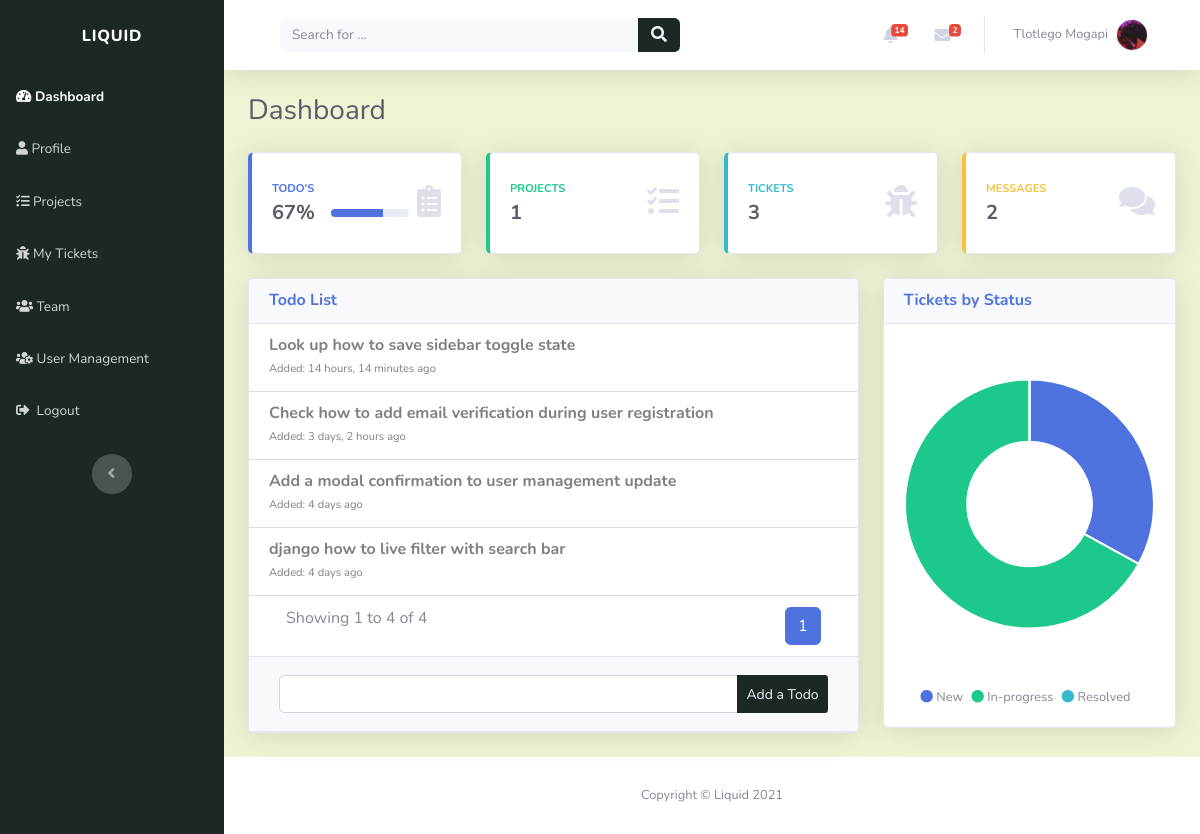
The app's page / (signed in) with its own data.
### account/models.py (models this page shows, shortened)
class Profile(models.Model):
    user = models.OneToOneField(settings.AUTH_USER_MODEL, on_delete=models.CASCADE, unique=True)
    profile_picture = models.ImageField(default='profile_images/default.jpg', upload_to='profile_images', blank=True)
    website = models.URLField(blank=True)
    first_name = models.CharField(max_length=30, blank=True)
    last_name = models.CharField(max_length=30, blank=True)
    address = models.CharField(max_length=50, blank=True)
    city = models.CharField(max_length=50, blank=True)
    country = models.CharField(max_length=50, blank=True)
    slug = models.SlugField(unique=True, blank=True)

### index/models.py (models this page shows, shortened)
class Todo(models.Model):
    TODO_STATUS = (
        ('COM', 'Completed'),
        ('SCH', 'Scheduled'),
    )
    created_by = models.ForeignKey(Profile, on_delete=models.CASCADE)
    created_on = models.DateTimeField(verbose_name="created on", auto_now_add=True)
    note = models.CharField(max_length=80)
    status = models.CharField(max_length=6, choices=TODO_STATUS, default='SCH')

### index/views.py (the view)
# urls.py: path('', views.index_view, name="index_page"),
@login_required(login_url='login_page')
def index_view(request):
    query = ""
    context = {}
    user = request.user
    user_profile = get_object_or_404(Profile, user=user)
    if request.GET and request.GET.get('q', None):
        query = request.GET.get('q', ' ')
        context['query'] = str(query)
        projects_query = sorted(search_projects(
            query), key=attrgetter('created_on'), reverse=True)
        tickets_query = sorted(search_tickets(
            query), key=attrgetter('created_on'), reverse=True)
        users_query = sorted(search_users(
            query), key=attrgetter('first_name'), reverse=True)
        context['projects'] = projects_query
        context['tickets'] = tickets_query
        context['users'] = users_query
        return render(request, "index/search_results.html", context)
    else:
        user_tickets = get_user_tickets(user_profile)
        resolved_tickets = 0
        new_tickets = 0
        in_progress_tickets = 0
        total_tickets = 0
        for ticket in user_tickets:
            total_tickets += 1
            if ticket.status == 'RESOLVED':
                resolved_tickets += 1
            elif ticket.status == 'NEW':
                new_tickets += 1
            elif ticket.status == 'IN_PROGRESS':
                in_progress_tickets += 1
        context['total_tickets'] = total_tickets
        if total_tickets != 0:
            context['resolved_tickets'] = round(resolved_tickets*100 / total_tickets)
            context['new_tickets'] = round(new_tickets*100 / total_tickets)
            context['in_progress_tickets'] = round(in_progress_tickets*100 / total_tickets)
        else:
            default_value = round(100/3)
            context['resolved_tickets'] = default_value
            context['new_tickets'] = default_value
            context['in_progress_tickets'] = default_value
        todos_count = Todo.objects.filter(created_by=user_profile).count()
        completed_todos = Todo.objects.filter(created_by=user_profile).filter(status='COM').count()
        todos_percentage = round(completed_todos*100 / todos_count)
        context['todos_percentage'] = todos_percentage
        user_todos = Todo.objects.filter(created_by=user_profile).filter(status='SCH').order_by('-created_on')
        page = request.GET.get('page', 1)
        todos_paginator = Paginator(user_todos, 5)
        try:
            user_todos = todos_paginator.page(page)
        except PageNotAnInteger:
            user_todos = todos_paginator.page(5)
        except EmptyPage:
            user_todos = todos_paginator.page(todos_paginator.num_pages)
        context['user_todos'] = user_todos
        if user.is_admin:
            context['tickets_count'] = user_tickets.count()
            context['projects_count'] = Project.objects.all().count()
        context['form'] = TodoForm()
        return render(request, "index/dashboard.html", context)

### index/forms.py
class TodoForm(forms.Form):
    todo = forms.CharField(max_length=80, widget=forms.TextInput(attrs={'class': 'form-control', 'name': "todo"}))

### index/custom_processors.py (called while the page is built)
def profile_processor(request):
    if request.user.is_authenticated:
        user = request.user
        user_profile = get_object_or_404(Profile, user=user)
        user_messages = DirectMessage.objects.filter(receiver=user_profile).filter(status='UNREAD').order_by('-created_on')[:5]
        user_alerts = Alert.objects.filter(user=user_profile).filter(status='UNREAD').order_by('-created_on')[:5]
        return {'profile': user_profile, 'direct_messages': user_messages, 'alerts': user_alerts}
    else:
        return{}

### index/views.py (called while the page is built, shortened)
def get_user_tickets(user_profile):
    manager_project_roles = ProjectRole.objects.filter(user = user_profile).filter(user_role = "Project Manager")
    submitter_project_roles = ProjectRole.objects.filter(user = user_profile).filter(user_role = "Submitter")
    if user_profile.user.is_admin:
        tickets = Ticket.objects.all().order_by('-created_on')
    else:
        user_tickets_assignments = TicketAssignee.objects.filter(user=user_profile).order_by('-created_on')
        tickets = [assignment.ticket for assignment in user_tickets_assignments]
    return tickets

### index/templates/index/dashboard.html (shortened to what this page needs)
{% extends "index/header.html" %}
{% load static %}
{% block content %}
<div class="d-sm-flex justify-content-between align-items-center mb-4">
	<h3 class="text-dark mb-0">Dashboard</h3>
</div>
<div class="row">
	<div class="col-md-6 col-xl-3 mb-4">
		<div class="card shadow border-left-primary py-2">
			<div class="card-body">
				<div class="row align-items-center no-gutters">
					<div class="col mr-2">
						<div class="text-uppercase text-primary font-weight-bold text-xs mb-1">
							<span>Todo's</span>
						</div>
						<div class="row no-gutters align-items-center">
							<div class="col-auto">
								<div class="text-dark font-weight-bold h5 mb-0 mr-3"><span>{{todos_percentage}}%</span></div>
							</div>
							<div class="col">
								<div class="progress progress-sm">
								<div class="progress-bar bg-primary" aria-valuenow="{{todos_percentage}}" aria-valuemin="0" aria-valuemax="100" style="width:{{todos_percentage}}%;"><span class="sr-only">{{todos_percentage}}%</span></div>
								</div>
							</div>
						</div>
					</div>
					<div class="col-auto"><em class="fas fa-clipboard-list fa-2x text-gray-300"></em></div>
				</div>
			</div>
		</div>
	</div>
	<div class="col-md-6 col-xl-3 mb-4">
		<a href="{% url 'projects_page' %}" style="text-decoration: none;">
			<div class="card shadow border-left-success py-2">
				<div class="card-body">
					<div class="row align-items-center no-gutters">
						<div class="col mr-2">
							<div class="text-uppercase text-success font-weight-bold text-xs mb-1">
								<span>Projects</span>
							</div>
							<div class="text-dark font-weight-bold h5 mb-0">
								{% if request.user.is_admin %}
								<span>{{ projects_count }}</span>
								{% else %}
								<span>{{ profile.projectrole_set.all.count }}</span>
								{% endif %}
							</div>
						</div>
						<div class="col-auto"><em class="fas fa-tasks fa-2x text-gray-300"></em></div>
					</div>
				</div>
			</div>
		</a>
	</div>
	<div class="col-md-6 col-xl-3 mb-4">
		<a href="{% url 'tickets_page' %}" style="text-decoration: none;">
			<div class="card shadow border-left-info py-2">
				<div class="card-body">
					<div class="row align-items-center no-gutters">
						<div class="col mr-2">
							<div class="text-uppercase text-info font-weight-bold text-xs mb-1"><span>Tickets</span></div>
							<div class="row no-gutters align-items-center">
								<div class="col-auto">
									<div class="text-dark font-weight-bold h5 mb-0 mr-3">
										<span>{{ total_tickets }}</span>
									</div>
								</div>
							</div>
						</div>
						<div class="col-auto"><em class="fas fa-bug fa-2x text-gray-300"></em></div>
					</div>
				</div>
			</div>
		</a>
	</div>
	<div class="col-md-6 col-xl-3 mb-4">
		<a href="#" style="text-decoration: none; ">
			<div class="card shadow border-left-warning py-2">
				<div class="card-body">
					<div class="row align-items-center no-gutters">
						<div class="col mr-2">
							<div class="text-uppercase text-warning font-weight-bold text-xs mb-1">
								<span>Messages</span>
							</div>
							<div class="text-dark font-weight-bold h5 mb-0">
								<span>{{ profile.direct_messages.all.count }}</span>
							</div>
						</div>
						<div class="col-auto"><em class="fas fa-comments fa-2x text-gray-300"></em></div>
					</div>
				</div>
			</div>
		</a>
	</div>
</div>
<div class="row">
	{% include "index/snippets/todos_list.html" %}
	<div class="col-lg-5 col-xl-4">
		<div class="card shadow mb-4">
			<div class="card-header d-flex justify-content-between align-items-center">
				<h6 class="text-primary font-weight-bold m-0">Tickets by Status</h6>
			</div>
			<div class="card-body">
				<div class="chart-area">
					<canvas
						data-bs-chart='{"type":"doughnut","data":{"labels":["New","In-Progress","Resolved"],"datasets":[{"label":"","backgroundColor":["#4e73df","#1cc88a","#36b9cc"],"borderColor":["#ffffff","#ffffff","#ffffff"],"data":["{{new_tickets}}","{{in_progress_tickets}}","{{resolved_tickets}}"]}]},"options":{"maintainAspectRatio":false,"legend":{"display":false},"title":{}}}'
					></canvas>
				</div>
				<div class="text-center small mt-4">
					<span class="mr-2"><em class="fas fa-circle text-primary"></em>&nbsp;New</span
					><span class="mr-2"><em class="fas fa-circle text-success"></em>&nbsp;In-progress</span
					><span class="mr-2"><em class="fas fa-circle text-info"></em>&nbsp;Resolved</span>
				</div>
			</div>
		</div>
	</div>
</div>
{% endblock %}

### index/templates/index/snippets/navbar.html (shortened to what this page needs)
<nav
	class="navbar navbar-light navbar-expand bg-white shadow mb-4 topbar static-top"
	style="background: rgb(238, 244, 212)"
>
	<div class="container-fluid">
		<div class="container-fluid">
			<form
				method="GET"
				action="{% url 'index_page' %}"
				target="_self"
				class="form-inline d-none d-sm-inline-block mr-auto ml-md-3 my-2 my-md-0 mw-100 navbar-search"
			>
				<div class="input-group">
					<input
						class="bg-light form-control border-0 small"
						type="search"
						placeholder="Search for ..."
						value="{{query}}"
						name="q"
						required
					/>
					<div class="input-group-append">
						<button class="btn py-0" type="submit" style="background: rgb(28, 40, 38); color: aliceblue;">
							<em class="fas fa-search"></em>
						</button>
					</div>
				</div>
			</form>
			<ul class="nav navbar-nav flex-nowrap ml-auto">
				<li class="nav-item dropdown no-arrow mx-1">
					<div class="nav-item dropdown no-arrow">
						<a class="dropdown-toggle nav-link" data-toggle="dropdown" aria-expanded="false" href="#"
							>{% if alerts %}<span class="badge badge-danger badge-counter"
								>{{profile.alert_set.all.count}}</span
							>
							{%endif%}<em class="fas fa-bell fa-fw"></em
						></a>
					</div>
				</li>
				<li class="nav-item dropdown no-arrow mx-1">
					<div class="nav-item dropdown no-arrow">
						<a class="dropdown-toggle nav-link" data-toggle="dropdown" aria-expanded="false" href="#"
							><em class="fas fa-envelope fa-fw"></em>{% if direct_messages %}<span
								class="badge badge-danger badge-counter"
								>{{profile.direct_messages.all.count}}</span
							>{%endif%}</a
						>
					</div>
				</li>
				<li class="nav-item dropdown no-arrow">
					<div class="nav-item dropdown no-arrow">
						<a class="dropdown-toggle nav-link" data-toggle="dropdown" aria-expanded="false" href="#"
							><span class="d-none d-lg-inline mr-2 text-gray-600 small">
								{% if profile.first_name and profile.last_name %} {{profile.first_name}}
								{{profile.last_name}} {% else %} {{user}} {%endif%}
							</span>
							<img
								class="border rounded-circle img-profile"
								src="{{profile.profile_picture.url}}"
								alt="user image"
							/>
						</a>
					</div>
				</li>
			</ul>
		</div>
	</div>
</nav>

### index/templates/index/snippets/todo.html
<li class="list-group-item">
	<a href="{% url 'delete_todo' todo.id %}" style="text-decoration: none; color: grey;">
		<div class="row align-items-center no-gutters">
			<div class="col mr-2 todo">
				<h6 class="mb-0"><strong>{{ todo.note }}</strong></h6>
				<span class="text-xs">Added: {{ todo.created_on|timesince }} ago</span>
			</div>
		</div>
	</a>
</li>

### records on screen
Profile: alert_set.all.count "14", direct_messages.all.count "2", first_name "Tlotlego", last_name "Mogapi", profile_picture (picture)
Todo: note "Look up how to save sidebar toggle state", created_on "14 hours, 14 minutes"
Todo: note "Check how to add email verification during user registration", created_on "3 days, 2 hours"
Todo: note "Add a modal confirmation to user management update", created_on "4 days"
Todo: note "django how to live filter with search bar", created_on "4 days"

### other values on screen
{{ todos_percentage }} "67"
{{ projects_count }} "1"
{{ total_tickets }} "3"
{{ user_todos.start_index }} "1"
{{ user_todos.end_index }} "4"
{{ user_todos.paginator.count }} "4"
{{ i }} "1"
